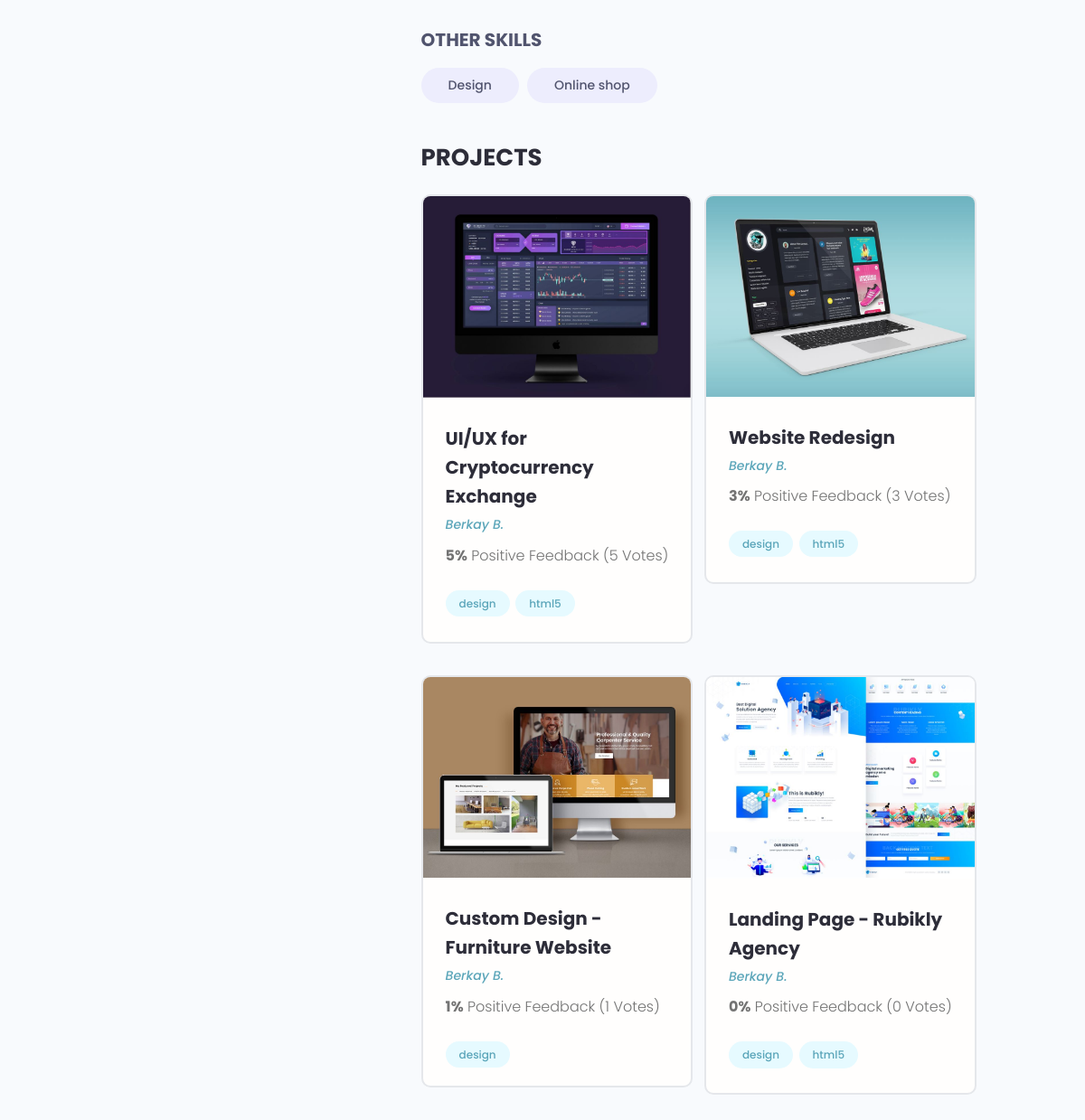
/profile/2/ (lower part), run on an earlier commit of the app's database.
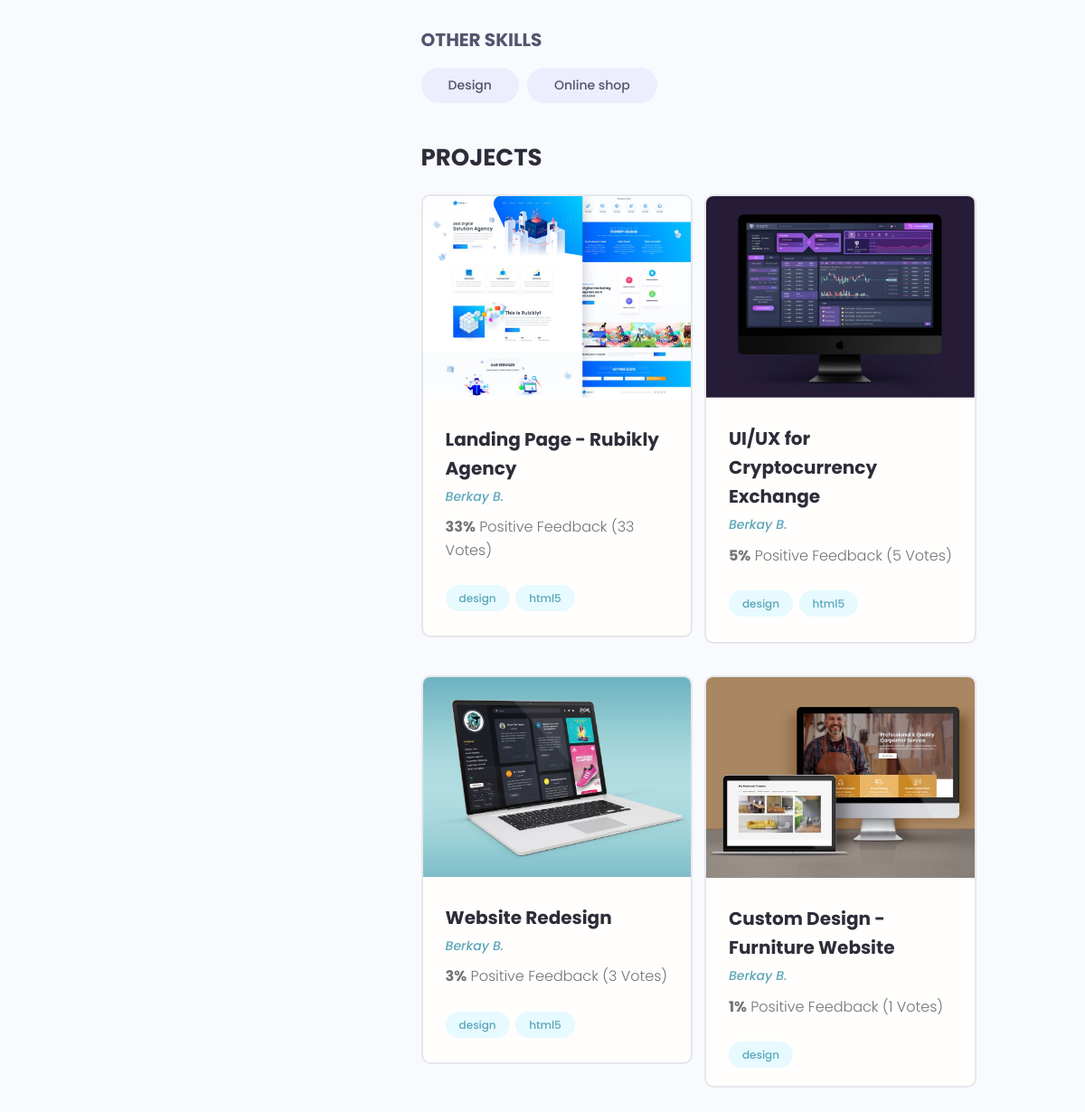
And on a later commit of the database.
### users/models.py (models this page shows, shortened)
class Skill(models.Model):
    owner = models.ForeignKey(Profile, on_delete=models.CASCADE, blank=True)
    name = models.CharField(max_length=200, blank=True)
    description = models.TextField(blank=True)
    created = models.DateTimeField(auto_now_add=True)
    def __str__(self):
        return self.name

class Profile(models.Model):
    user = models.OneToOneField(User, on_delete=models.CASCADE, blank=True)
    name = models.CharField(max_length=200, blank=True)
    email = models.EmailField(max_length=200, blank=True)
    username = models.CharField(max_length=200, blank=True)
    short_intro = models.CharField(max_length=200, blank=True)
    bio = models.TextField(blank=True)
    profile_image = models.ImageField(default="profiles/user-default.png", upload_to="profiles/")
    social_github = models.CharField(max_length=200, blank=True)
    social_youtube = models.CharField(max_length=200, blank=True)
    social_website = models.CharField(max_length=200, blank=True)
    created = models.DateTimeField(auto_now_add=True)

### projects/models.py (models this page shows, shortened)
class Project(models.Model):
    owner = models.ForeignKey(Profile, on_delete=models.SET_NULL, blank=True, null=True)
    title = models.CharField(max_length=200)
    description = models.TextField(blank=True)
    featured_image = models.ImageField(blank=True, default="default.jpg", upload_to="projects/%Y/%m/%d/")
    demo_link = models.CharField(max_length=500, blank=True)
    source_link = models.CharField(max_length=500, blank=True)
    tags = models.ManyToManyField(Tag, blank=True)
    vote_total = models.IntegerField(default=0)
    vote_ratio = models.IntegerField(default=0)
    created = models.DateTimeField(auto_now_add=True)
    class Meta:
        ordering = ['-vote_ratio', '-vote_total', 'title']

class Tag(models.Model):
    name = models.CharField(max_length=200)
    created = models.DateTimeField(auto_now_add=True)
    def __str__(self):
        return self.name

### users/views.py (the view)
# urls.py: path('profile/<str:pk>/', views.user_profile, name="user_profile"),
def user_profile(request, pk):
    prof = Profile.objects.get(id=pk)
    top_skills = prof.skill_set.exclude(description__exact="")  # exact - точное совпадение
    other_skills = prof.skill_set.filter(description="")
    context = {
        'profile': prof,
        'top_skills': top_skills,
        'other_skills': other_skills
    }
    return render(request, 'users/profile.html', context)

### users/templates/users/profile.html (shortened to what this page needs)
{% extends 'projects/base.html'%}
{% block content %}
  <main class="profile my-md">
    <div class="container">
      <div class="layout">
        <div class="column column--1of3">
        </div>
        <div class="column column--2of3">
          <div class="devInfo">
            <div class="devInfo__skills">
              <h3 class="devInfo__subtitle">Other Skills</h3>
              <div class="devInfo__otherSkills">
                {% for skill in other_skills %}
                <span class="tag tag--pill tag--sub tag--lg">
                  <small>{{ skill }}</small>
                </span>
                {% endfor %}
              </div>
            </div>
          </div>
          <div class="devInfo">
            <h3 class="devInfo__title">Projects</h3>
            <div class="grid grid--two">
              {% for project in profile.project_set.all %}
              <div class="column">
                <div class="card project">
                  <a href="{% url 'project' project.id %}" class="project">
                    <img class="project__thumbnail" src="{{ project.featured_image.url }}" alt="project thumbnail" />
                    <div class="card__body">
                      <h3 class="project__title">{{ project.title }}</h3>
                      <p><a class="project__author" href="{% url 'user_profile' project.owner.id %}">{{project.owner.name}}</a></p>
                      <p class="project--rating">
                        <span style="font-weight: bold;">{{ project.vote_ratio }}%</span> Positive
                        Feedback ({{ project.vote_ratio }} Vote{{ project.vote_total|pluralize:"s" }})
                      </p>
                      <div class="project__tags">
                        {% for tag in project.tags.all %}
                        <span class="tag tag--pill tag--main">
                          <small>{{ tag }}</small>
                        </span>
                        {% endfor %}
                      </div>
                    </div>
                  </a>
                </div>
              </div>
              {% endfor %}
            </div>
          </div>
        </div>
      </div>
    </div>
  </main>
{% endblock %}

What changed in the data, as far as the page shows it:
changed Project "Landing Page - Rubikly Agency": vote_ratio "0" → "33"; moves up the list
